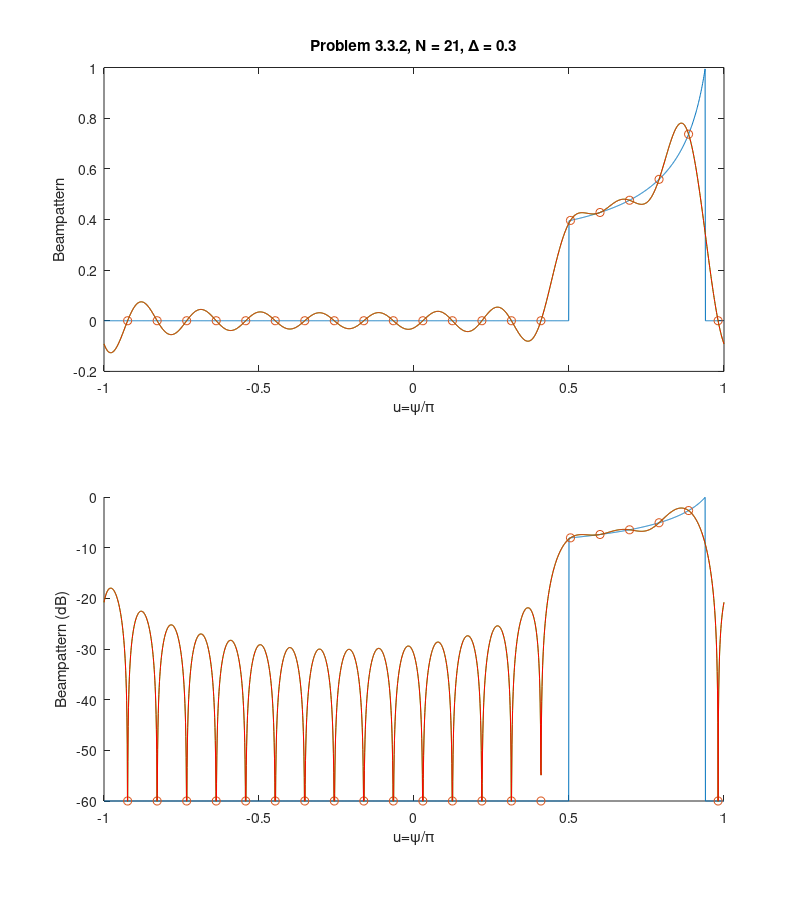

Here is the MATLAB script that generated this plot:
%%%%%%%%%%%%%%%%%%%%%%%%%%%%%%%%
% Problem 3.3.2
% K. Bell 10/13/98
% Updated 9/22/00 by K. Bell
% Functions called: sinc
%%%%%%%%%%%%%%%%%%%%%%%%%%%%%%%%
clear all
close all

N=21;
d=0.5;
D = d*[-(N-1)/2:1:(N-1)/2].';

u = [-1:0.001:1];
v = exp(j*2*pi*D*u);

Bd = 0.342*((sqrt(1-u.^2)).^(-1)).*((u>=0.5)&u<=cos(pi*20/180));

subplot(2,1,1)
plot(u,Bd)
hold on
delta = 0.3;

uk = [-(N-1)/2:1:(N-1)/2]*2/N+delta*2/N;
Bp = 0.342*((sqrt(1-uk.^2)).^(-1)).*((uk>=0.5)&uk<=cos(pi*20/180));
plot(uk,Bp,'o')

Bc = zeros(1,length(u));

for k=1:N
   Bc = Bc+Bp(k)*sinc((u-uk(k))*N/2)./sinc((u-uk(k))/2);
end

plot(u,Bc,'g')

Bk = conj(Bp).*exp(-j*pi*uk*(N-1)/2);
b = ifft(Bk);
w = b.*exp(-j*[0:1:N-1]*pi*((N-1)/2-delta)*2/N);
w = w.';
Bw = w'*v;
plot(u,real(Bw),'r')
xlabel('u=\psi/\pi')
ylabel('Beampattern')
title(['Problem 3.3.2, N = ' int2str(N) ', \Delta = ' num2str(delta)])
hold off

subplot(2,1,2)
hold on
plot(u,20*log10(abs(max(Bd,1e-3))))
plot(uk,20*log10(abs(max(Bp,1e-3))),'o')
plot(u,20*log10(abs(Bc)),'g')
plot(u,20*log10(abs(Bw)),'r')
axis([-1 1 -60 0])
hold off
xlabel('u=\psi/\pi')
ylabel('Beampattern (dB)')

set(gcf,'Paperposition',[0.25 1 8 9])
